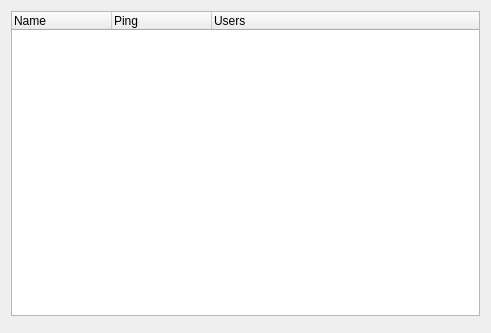
<?xml version="1.0" encoding="UTF-8"?>
<ui version="4.0">
 <class>Dialog</class>
 <widget class="QDialog" name="Dialog">
  <property name="geometry">
   <rect>
    <x>0</x>
    <y>0</y>
    <width>491</width>
    <height>333</height>
   </rect>
  </property>
  <property name="windowTitle">
   <string>BOE</string>
  </property>
  <property name="windowIcon">
   <iconset>
    <normaloff>assets/B.o.E..png</normaloff>assets/B.o.E..png</iconset>
  </property>
  <layout class="QGridLayout" name="gridLayout">
   <item row="0" column="0">
    <widget class="QTreeWidget" name="serversL">
     <property name="lineWidth">
      <number>0</number>
     </property>
     <column>
      <property name="text">
       <string>Name</string>
      </property>
     </column>
     <column>
      <property name="text">
       <string>Ping</string>
      </property>
     </column>
     <column>
      <property name="text">
       <string>Users</string>
      </property>
     </column>
    </widget>
   </item>
   <item row="1" column="0">
    <widget class="QDialogButtonBox" name="buttonBox">
     <property name="standardButtons">
      <set>QDialogButtonBox::NoButton</set>
     </property>
    </widget>
   </item>
  </layout>
 </widget>
 <resources/>
 <connections/>
 <designerdata>
  <property name="gridDeltaX">
   <number>10</number>
  </property>
  <property name="gridDeltaY">
   <number>10</number>
  </property>
  <property name="gridSnapX">
   <bool>true</bool>
  </property>
  <property name="gridSnapY">
   <bool>true</bool>
  </property>
  <property name="gridVisible">
   <bool>true</bool>
  </property>
 </designerdata>
</ui>
